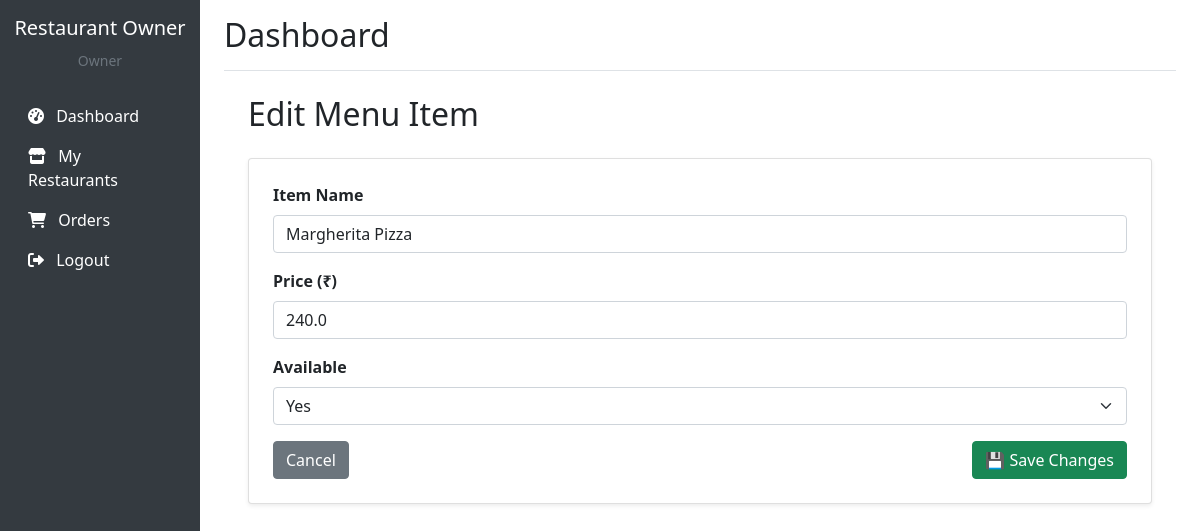
/restaurant-owner/restaurant/2/menu/4/edit (signed in), run on the app's committed database.
### models/user.py (models this page shows, shortened)
class User(UserMixin, db.Model):
    __tablename__ = 'users'
    id = db.Column(db.Integer, primary_key=True)
    username = db.Column(db.String(80), unique=True, nullable=False)
    email = db.Column(db.String(120), unique=True, nullable=False)
    password_hash = db.Column(db.String(128), nullable=False)
    first_name = db.Column(db.String(50), nullable=False)
    last_name = db.Column(db.String(50), nullable=False)
    phone = db.Column(db.String(20), nullable=True)
    address = db.Column(db.Text, nullable=True)
    city = db.Column(db.String(50), nullable=True)
    role = db.Column(
        db.String(20),
        nullable=False,
        default='customer'  # customer, restaurant_owner, delivery_person, admin
    )
    is_active = db.Column(db.Boolean, default=True)
    is_verified = db.Column(db.Boolean, default=False)
    created_at = db.Column(db.DateTime, default=datetime.utcnow)
    last_login = db.Column(db.DateTime, nullable=True)
    carts = db.relationship(
        'Cart', backref='user', lazy=True, cascade='all, delete-orphan'
    )
    customer_orders = db.relationship(
        "Order",
        foreign_keys="Order.customer_id",
        back_populates="customer",
    )
    delivery_orders = db.relationship(
        "Order",
        foreign_keys="Order.delivery_person_id",
        back_populates="delivery_person",
    )
    restaurants = db.relationship('Restaurant', backref='owner', lazy=True)
    def is_restaurant_owner(self):
        return self.role == 'restaurant_owner'

### models/menu.py (models this page shows, shortened)
class Menu(db.Model):
    __tablename__ = 'menus'
    id = db.Column(db.Integer, primary_key=True)
    restaurant_id = db.Column(db.Integer, db.ForeignKey('restaurants.id'), nullable=False)
    name = db.Column(db.String(100), nullable=False)
    description = db.Column(db.Text, nullable=True)
    price = db.Column(db.Float, nullable=False)
    discounted_price = db.Column(db.Float, nullable=True)
    category = db.Column(db.String(50), nullable=True)
    type = db.Column(db.String(20), nullable=False, default='veg')  # veg, non-veg
    image = db.Column(db.String(200), nullable=True)
    ingredients = db.Column(db.Text, nullable=True)
    allergens = db.Column(db.String(200), nullable=True)
    spice_level = db.Column(db.String(20), nullable=True)  # mild, medium, hot, very_hot
    preparation_time = db.Column(db.Integer, nullable=True)  # in minutes
    calories = db.Column(db.Integer, nullable=True)
    is_available = db.Column(db.Boolean, default=True)
    is_featured = db.Column(db.Boolean, default=False)
    sort_order = db.Column(db.Integer, default=0)
    created_at = db.Column(db.DateTime, default=datetime.utcnow)
    updated_at = db.Column(db.DateTime, default=datetime.utcnow, onupdate=datetime.utcnow)

### controllers/restaurant_owner_controller.py (the view, shortened to what this page needs)
@restaurant_owner_bp.route('/restaurant/<int:restaurant_id>/menu/<int:item_id>/edit', methods=['GET', 'POST'])
@login_required
@restaurant_owner_required
def edit_menu_item(restaurant_id, item_id):
    user = get_current_user()
    restaurant = restaurant_dao.get_restaurant_by_id(restaurant_id)
    menu_item = menu_dao.get_menu_by_id(item_id)
    if not restaurant or restaurant.owner_id != user.id or not menu_item:
        flash('Menu item not found or access denied', 'error')
        return redirect(url_for('restaurant_owner.menu_management', restaurant_id=restaurant_id))
    return render_template('restaurant_owner/edit_menu_item.html',
                           restaurant=restaurant,
                           menu_item=menu_item)

### dao/menu_dao.py (called while the page is built)
    def get_menu_by_id(self, menu_id):
        return Menu.query.get(menu_id)

### dao/restaurant_dao.py (called while the page is built)
    def get_restaurant_by_id(self, restaurant_id):
        return Restaurant.query.get(restaurant_id)

### utils/auth.py (called while the page is built)
def get_current_user():
    user_id = session.get('user_id')
    if user_id:
        return User.query.get(user_id)
    return None

def login_required(f):
    @wraps(f)
    def decorated_function(*args, **kwargs):
        if not g.current_user:
            flash('Please log in to access this page.', 'error')
            return redirect(url_for('auth.login'))
        return f(*args, **kwargs)
    return decorated_function

def restaurant_owner_required(f):
    @wraps(f)
    def decorated_function(*args, **kwargs):
        if not g.current_user:
            flash('Please log in to access this page.', 'error')
            return redirect(url_for('auth.login'))
        if not g.current_user.is_restaurant_owner():
            flash('Access denied. Restaurant owner access required.', 'error')
            return redirect(url_for('public.index'))
        return f(*args, **kwargs)
    return decorated_function

### templates/restaurant_owner/edit_menu_item.html (shortened to what this page needs)
{% extends "restaurant_owner/base.html" %}
{% block content %}
<div class="container mt-4">
    <h2 class="mb-4">Edit Menu Item</h2>
    <div class="card shadow-sm p-4">
        <form method="POST" action="{{ url_for('restaurant_owner.edit_menu_item', restaurant_id=restaurant.id, item_id=menu_item.id) }}">
            <div class="mb-3">
                <label for="name" class="form-label fw-bold">Item Name</label>
                <input type="text" class="form-control" id="name" name="name"
                       value="{{ menu_item.name }}" required>
            </div>
            <div class="mb-3">
                <label for="price" class="form-label fw-bold">Price (₹)</label>
                <input type="number" step="0.01" class="form-control" id="price"
                       name="price" value="{{ menu_item.price }}" required>
            </div>
            <div class="mb-3">
                <label for="available" class="form-label fw-bold">Available</label>
                <select class="form-select" id="available" name="available">
                    <option value="1" {% if menu_item.is_available %}selected{% endif %}>Yes</option>
                </select>
            </div>
            <div class="d-flex justify-content-between">
                <a href="{{ url_for('restaurant_owner.menu_management', restaurant_id=restaurant.id) }}"
                   class="btn btn-secondary">Cancel</a>
                <button type="submit" class="btn btn-success">💾 Save Changes</button>
            </div>
        </form>
    </div>
</div>
{% endblock %}

### templates/restaurant_owner/base.html (shortened to what this page needs)
<!DOCTYPE html>
<html lang="en">
<head>
    <link href="https://cdn.jsdelivr.net/npm/bootstrap@5.1.3/dist/css/bootstrap.min.css" rel="stylesheet">
    <link href="https://cdnjs.cloudflare.com/ajax/libs/font-awesome/6.0.0/css/all.min.css" rel="stylesheet">
</head>
<body>
    <div class="container-fluid">
        <div class="row">
            <nav class="col-md-3 col-lg-2 d-md-block sidebar collapse">
                <div class="position-sticky pt-3">
                    <div class="text-center mb-4">
                        <h5 class="text-white">Restaurant Owner</h5>
                        <small class="text-muted">{{ user.name if user else 'Owner' }}</small>
                    </div>
                    <ul class="nav flex-column">
                        <li class="nav-item">
                            <a class="nav-link" href="{{ url_for('restaurant_owner.dashboard') }}">
                                <i class="fas fa-tachometer-alt me-2"></i>
                                Dashboard
                            </a>
                        </li>
                        <li class="nav-item">
                            <a class="nav-link" href="{{ url_for('restaurant_owner.restaurants') }}">
                                <i class="fas fa-store me-2"></i>
                                My Restaurants
                            </a>
                        </li>
                        <li class="nav-item">
                            <a class="nav-link" href="{{ url_for('restaurant_owner.orders') }}">
                                <i class="fas fa-shopping-cart me-2"></i>
                                Orders
                            </a>
                        </li>
                        <li class="nav-item">
                            <a class="nav-link" href="{{ url_for('auth.logout') }}">
                                <i class="fas fa-sign-out-alt me-2"></i>
                                Logout
                            </a>
                        </li>
                    </ul>
                </div>
            </nav>
            <main class="col-md-9 ms-sm-auto col-lg-10 px-md-4">
                <div class="d-flex justify-content-between flex-wrap flex-md-nowrap align-items-center pt-3 pb-2 mb-3 border-bottom">
                    <h1 class="h2">{% block page_title %}Dashboard{% endblock %}</h1>
                </div>
                {% block content %}{% endblock %}
            </main>
        </div>
    </div>
</body>
</html>

### templates/restaurant_owner/base.html (style rules this page uses)
.sidebar { min-height: 100vh; background-color: #343a40; }
.sidebar .nav-link { color: #fff; }

### data on the page
User: last_name "Owner"
Menu: name "Margherita Pizza", price "240.0", available "Yes"
